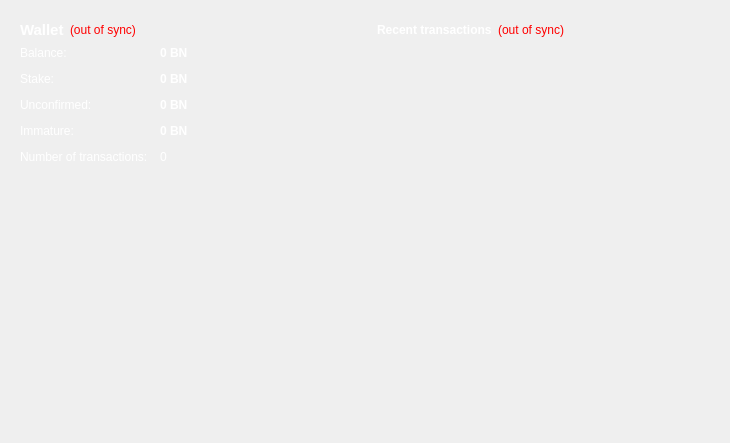
<?xml version="1.0" encoding="UTF-8"?>
<ui version="4.0">
 <class>OverviewPage</class>
 <widget class="QWidget" name="OverviewPage">
  <property name="geometry">
   <rect>
    <x>0</x>
    <y>0</y>
    <width>730</width>
    <height>443</height>
   </rect>
  </property>
  <property name="windowTitle">
   <string>Form</string>
  </property>
  <property name="styleSheet">
   <string notr="true">#OverviewPage { color : #ffffff; } #OverviewPage QToolTip { color: #ffffff; background-color: #646464; border:0px;}</string>
  </property>
  <layout class="QHBoxLayout" name="horizontalLayout" stretch="1,1">
   <item>
    <layout class="QVBoxLayout" name="verticalLayout_2">
     <item>
      <widget class="QFrame" name="frame">
       <property name="styleSheet">
        <string notr="true">#frame { color: #ffffff; }</string>
       </property>
       <property name="frameShadow">
        <enum>QFrame::Plain</enum>
       </property>
       <property name="lineWidth">
        <number>0</number>
       </property>
       <layout class="QVBoxLayout" name="verticalLayout_4">
        <item>
         <layout class="QHBoxLayout" name="horizontalLayout_4">
          <item>
           <widget class="QLabel" name="label_5">
            <property name="font">
             <font>
              <pointsize>11</pointsize>
              <weight>75</weight>
              <bold>true</bold>
             </font>
            </property>
            <property name="styleSheet">
             <string notr="true">color: #ffffff;</string>
            </property>
            <property name="text">
             <string>Wallet</string>
            </property>
           </widget>
          </item>
          <item>
           <widget class="QLabel" name="labelWalletStatus">
            <property name="toolTip">
             <string>The displayed information may be out of date. Your wallet automatically synchronizes with the BankNote network after a connection is established, but this process has not completed yet.</string>
            </property>
            <property name="styleSheet">
             <string notr="true">QLabel { color: red; }</string>
            </property>
            <property name="text">
             <string notr="true">(out of sync)</string>
            </property>
            <property name="alignment">
             <set>Qt::AlignLeading|Qt::AlignLeft|Qt::AlignVCenter</set>
            </property>
           </widget>
          </item>
          <item>
           <spacer name="horizontalSpacer_2">
            <property name="orientation">
             <enum>Qt::Horizontal</enum>
            </property>
            <property name="sizeHint" stdset="0">
             <size>
              <width>40</width>
              <height>20</height>
             </size>
            </property>
           </spacer>
          </item>
         </layout>
        </item>
        <item>
         <layout class="QFormLayout" name="formLayout_2">
          <property name="fieldGrowthPolicy">
           <enum>QFormLayout::AllNonFixedFieldsGrow</enum>
          </property>
          <property name="horizontalSpacing">
           <number>12</number>
          </property>
          <property name="verticalSpacing">
           <number>12</number>
          </property>
          <item row="0" column="0">
           <widget class="QLabel" name="label">
            <property name="styleSheet">
             <string notr="true">color: #ffffff;</string>
            </property>
            <property name="text">
             <string>Balance:</string>
            </property>
           </widget>
          </item>
          <item row="0" column="1">
           <widget class="QLabel" name="labelBalance">
            <property name="font">
             <font>
              <weight>75</weight>
              <bold>true</bold>
             </font>
            </property>
            <property name="cursor">
             <cursorShape>IBeamCursor</cursorShape>
            </property>
            <property name="toolTip">
             <string>Your current balance</string>
            </property>
            <property name="styleSheet">
             <string notr="true">color: #ffffff;</string>
            </property>
            <property name="text">
             <string notr="true">0 BN</string>
            </property>
            <property name="textInteractionFlags">
             <set>Qt::LinksAccessibleByMouse|Qt::TextSelectableByKeyboard|Qt::TextSelectableByMouse</set>
            </property>
           </widget>
          </item>
          <item row="1" column="0">
           <widget class="QLabel" name="label_6">
            <property name="styleSheet">
             <string notr="true">color: #ffffff;</string>
            </property>
            <property name="text">
             <string>Stake:</string>
            </property>
           </widget>
          </item>
          <item row="1" column="1">
           <widget class="QLabel" name="labelStake">
            <property name="font">
             <font>
              <weight>75</weight>
              <bold>true</bold>
             </font>
            </property>
            <property name="cursor">
             <cursorShape>IBeamCursor</cursorShape>
            </property>
            <property name="toolTip">
             <string>Total of coins that was staked, and do not yet count toward the current balance</string>
            </property>
            <property name="styleSheet">
             <string notr="true">color: #ffffff;</string>
            </property>
            <property name="text">
             <string notr="true">0 BN</string>
            </property>
            <property name="textInteractionFlags">
             <set>Qt::LinksAccessibleByMouse|Qt::TextSelectableByKeyboard|Qt::TextSelectableByMouse</set>
            </property>
           </widget>
          </item>
          <item row="2" column="0">
           <widget class="QLabel" name="label_3">
            <property name="styleSheet">
             <string notr="true">color: #ffffff;</string>
            </property>
            <property name="text">
             <string>Unconfirmed:</string>
            </property>
           </widget>
          </item>
          <item row="2" column="1">
           <widget class="QLabel" name="labelUnconfirmed">
            <property name="font">
             <font>
              <weight>75</weight>
              <bold>true</bold>
             </font>
            </property>
            <property name="cursor">
             <cursorShape>IBeamCursor</cursorShape>
            </property>
            <property name="toolTip">
             <string>Total of transactions that have yet to be confirmed, and do not yet count toward the current balance</string>
            </property>
            <property name="styleSheet">
             <string notr="true">color: #ffffff;</string>
            </property>
            <property name="text">
             <string notr="true">0 BN</string>
            </property>
            <property name="textInteractionFlags">
             <set>Qt::LinksAccessibleByMouse|Qt::TextSelectableByKeyboard|Qt::TextSelectableByMouse</set>
            </property>
           </widget>
          </item>
          <item row="3" column="0">
           <widget class="QLabel" name="labelImmatureText">
            <property name="styleSheet">
             <string notr="true">color: #ffffff;</string>
            </property>
            <property name="text">
             <string>Immature:</string>
            </property>
           </widget>
          </item>
          <item row="3" column="1">
           <widget class="QLabel" name="labelImmature">
            <property name="font">
             <font>
              <weight>75</weight>
              <bold>true</bold>
             </font>
            </property>
            <property name="toolTip">
             <string>Mined balance that has not yet matured</string>
            </property>
            <property name="styleSheet">
             <string notr="true">color: #ffffff;</string>
            </property>
            <property name="text">
             <string notr="true">0 BN</string>
            </property>
            <property name="textInteractionFlags">
             <set>Qt::LinksAccessibleByMouse|Qt::TextSelectableByKeyboard|Qt::TextSelectableByMouse</set>
            </property>
           </widget>
          </item>
          <item row="4" column="0">
           <widget class="QLabel" name="label_2">
            <property name="styleSheet">
             <string notr="true">color: #ffffff;</string>
            </property>
            <property name="text">
             <string>Number of transactions:</string>
            </property>
           </widget>
          </item>
          <item row="4" column="1">
           <widget class="QLabel" name="labelNumTransactions">
            <property name="toolTip">
             <string>Total number of transactions in wallet</string>
            </property>
            <property name="styleSheet">
             <string notr="true">color: #ffffff;</string>
            </property>
            <property name="text">
             <string notr="true">0</string>
            </property>
           </widget>
          </item>
         </layout>
        </item>
       </layout>
      </widget>
     </item>
     <item>
      <spacer name="verticalSpacer">
       <property name="orientation">
        <enum>Qt::Vertical</enum>
       </property>
       <property name="sizeHint" stdset="0">
        <size>
         <width>20</width>
         <height>40</height>
        </size>
       </property>
      </spacer>
     </item>
     <item>
      <widget class="QLabel" name="label_6">
       <property name="text">
        <string/>
       </property>
       <property name="pixmap">
        <pixmap resource="../bitcoin.qrc">:/images/backg</pixmap>
       </property>
       <property name="scaledContents">
        <bool>false</bool>
       </property>
       <property name="alignment">
        <set>Qt::AlignLeading|Qt::AlignLeft|Qt::AlignVCenter</set>
       </property>
       <property name="margin">
        <number>9</number>
       </property>
      </widget>
     </item>
    </layout>
   </item>
   <item>
    <layout class="QVBoxLayout" name="verticalLayout_3">
     <item>
      <widget class="QFrame" name="frame_2">
       <property name="styleSheet">
        <string notr="true">#frame_2 { color: #ffffff; }</string>
       </property>
       <property name="frameShadow">
        <enum>QFrame::Plain</enum>
       </property>
       <property name="lineWidth">
        <number>0</number>
       </property>
       <layout class="QVBoxLayout" name="verticalLayout">
        <item>
         <layout class="QHBoxLayout" name="horizontalLayout_2">
          <item>
           <widget class="QLabel" name="label_4">
            <property name="styleSheet">
             <string notr="true">color: #ffffff;</string>
            </property>
            <property name="text">
             <string>&lt;b&gt;Recent transactions&lt;/b&gt;</string>
            </property>
           </widget>
          </item>
          <item>
           <widget class="QLabel" name="labelTransactionsStatus">
            <property name="toolTip">
             <string>The displayed information may be out of date. Your wallet automatically synchronizes with the BankNote network after a connection is established, but this process has not completed yet.</string>
            </property>
            <property name="styleSheet">
             <string notr="true">QLabel { color: red; }</string>
            </property>
            <property name="text">
             <string notr="true">(out of sync)</string>
            </property>
            <property name="alignment">
             <set>Qt::AlignRight|Qt::AlignTrailing|Qt::AlignVCenter</set>
            </property>
           </widget>
          </item>
          <item>
           <spacer name="horizontalSpacer">
            <property name="orientation">
             <enum>Qt::Horizontal</enum>
            </property>
            <property name="sizeHint" stdset="0">
             <size>
              <width>40</width>
              <height>20</height>
             </size>
            </property>
           </spacer>
          </item>
         </layout>
        </item>
        <item>
         <widget class="QListView" name="listTransactions">
          <property name="styleSheet">
           <string notr="true">QListView { background: transparent; color:#ffffff;}</string>
          </property>
          <property name="frameShape">
           <enum>QFrame::NoFrame</enum>
          </property>
          <property name="verticalScrollBarPolicy">
           <enum>Qt::ScrollBarAlwaysOff</enum>
          </property>
          <property name="horizontalScrollBarPolicy">
           <enum>Qt::ScrollBarAlwaysOff</enum>
          </property>
          <property name="selectionMode">
           <enum>QAbstractItemView::NoSelection</enum>
          </property>
         </widget>
        </item>
       </layout>
      </widget>
     </item>
     <item>
      <spacer name="verticalSpacer_2">
       <property name="orientation">
        <enum>Qt::Vertical</enum>
       </property>
       <property name="sizeHint" stdset="0">
        <size>
         <width>20</width>
         <height>40</height>
        </size>
       </property>
      </spacer>
     </item>
    </layout>
   </item>
  </layout>
 </widget>
 <resources>
  <include location="../bitcoin.qrc"/>
 </resources>
 <connections/>
</ui>
